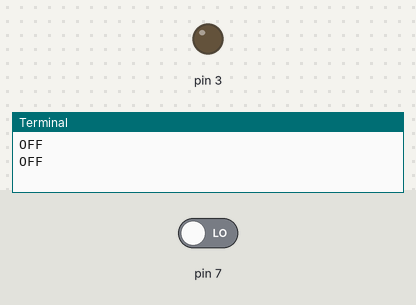
Bench run of a program on a simulated Raspberry Pi (header pin numbers). Shown: output pins drawn as LEDs (lit = HIGH), the last lines printed to the terminal. The inputs (shaded band) are chosen by the test bench; at power-on: pin 7 LOW.

Above: at 1.2 s.
1.3 s: pin 7 driven HIGH
At 2.3 s:
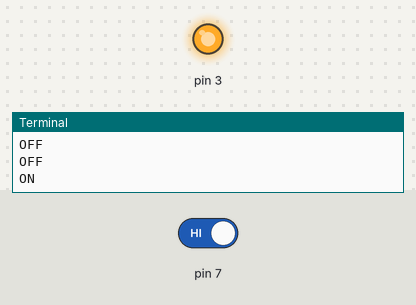
3.5 s: pin 7 driven LOW
At 5.0 s:
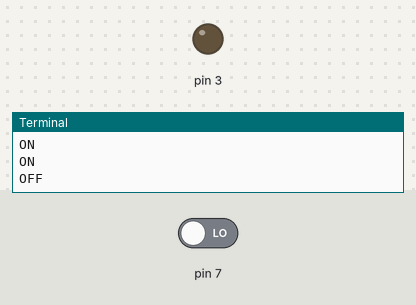
Timing chart, 0 to 6.5 s (numbered marks = the images above; inputs shaded):
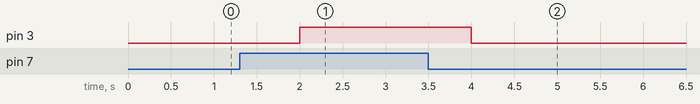

Measured:
- after the input at 1.3 s, pin 3: LOW → HIGH after 0.70 s
- after the input at 3.5 s, pin 3: HIGH → LOW after 0.50 s

The program:

Led_Switch.py
```python
import RPi.GPIO as GPIO

import time

GPIO.setmode(GPIO.BOARD)

GPIO.setwarnings(False)

GPIO.setup(7,GPIO.IN)

GPIO.setup(3,GPIO.OUT)

while True:

    if GPIO.input(7)==1:
        GPIO.output(3,1)

        print ("ON")

        time.sleep(1)

    elif GPIO.input(7)==0:

        GPIO.output(3,0)

        print ("OFF")

        time.sleep(1)

GPIO.cleanup()
```
